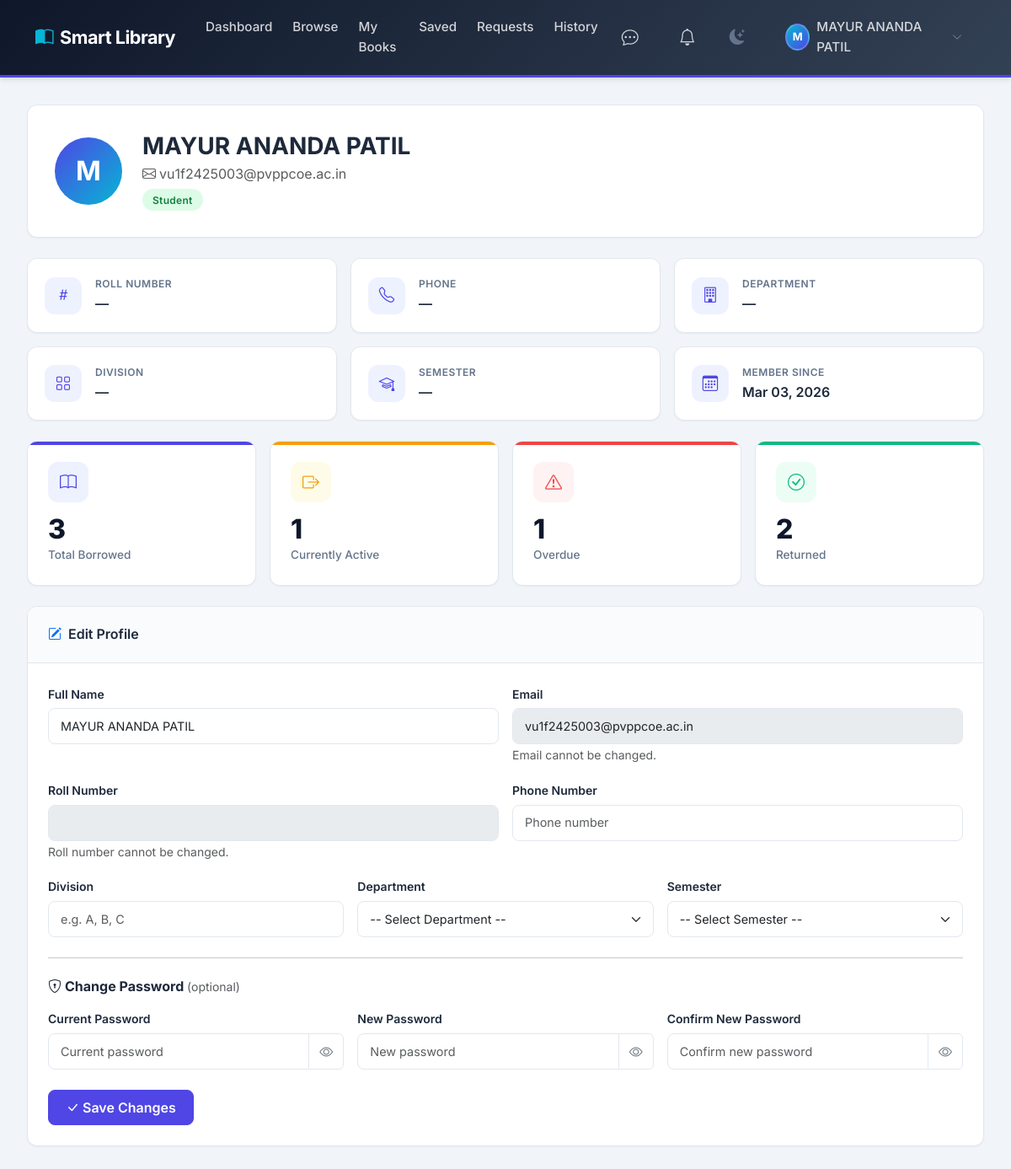
The app's page /student/profile (signed in) with its own data.
### app/models.py (models this page shows, shortened)
class User(UserMixin, db.Model):
    __tablename__ = 'users'
    id = db.Column(db.Integer, primary_key=True)
    name = db.Column(db.String(120), nullable=False)
    email = db.Column(db.String(120), unique=True, nullable=False, index=True)
    password_hash = db.Column(db.String(256), nullable=False)
    role = db.Column(db.String(20), nullable=False, default='user', index=True)
    status = db.Column(db.String(20), nullable=False, default='active', index=True)
    created_at = db.Column(db.DateTime, nullable=False, default=datetime.utcnow)
    last_active_at = db.Column(db.DateTime, nullable=True)
    roll_number = db.Column(db.String(50), nullable=True, index=True)
    phone = db.Column(db.String(20), nullable=True)
    division = db.Column(db.String(20), nullable=True)
    department = db.Column(db.String(100), nullable=True)
    semester = db.Column(db.Integer, nullable=True)
    issued_books = db.relationship('IssuedBook', backref='user', lazy='dynamic')
    saved_books = db.relationship('SavedBook', backref='user', lazy='dynamic', cascade='all, delete-orphan')
    reviews = db.relationship('Review', backref='user', lazy='dynamic', cascade='all, delete-orphan')
    book_requests = db.relationship('BookRequest', backref='requester', lazy='dynamic', cascade='all, delete-orphan')
    @property
    def is_active_user(self):
        return self.status == 'active'
    @property
    def total_unpaid_fines(self):
        unpaid = self.issued_books.filter_by(fine_paid=False).filter(IssuedBook.fine_amount > 0).all()
        return sum(book.fine_amount for book in unpaid)
    @property
    def is_flagged(self):
        return self.total_unpaid_fines > 0
    @property
    def is_online(self):
        if not self.last_active_at:
            return False
        from datetime import datetime
        now = datetime.utcnow()
        delta = now - self.last_active_at
        return delta.total_seconds() < 300  # 5 minutes

### app/routes/user.py (the view, shortened to what this page needs)
@user_bp.route('/profile', methods=['GET', 'POST'])
@active_required
def profile():
    form = StudentProfileForm(obj=current_user)
    stats = issue_service.get_user_borrowing_stats(current_user.id)
    return render_template('user/profile.html', form=form, stats=stats)

### app/models.py (called while the page is built)
@login_manager.user_loader
def load_user(user_id):
    return User.query.get(int(user_id))

### app/routes/user.py (called while the page is built)
@user_bp.before_request
@login_required
def before_request():
    pass

### app/services/issue_service.py (called while the page is built)
def get_user_borrowing_stats(user_id):
    total = IssuedBook.query.filter_by(user_id=user_id).count()
    active = IssuedBook.query.filter(
        IssuedBook.user_id == user_id,
        IssuedBook.status.in_(['issued', 'overdue'])
    ).count()
    overdue = IssuedBook.query.filter_by(user_id=user_id, status='overdue').count()
    returned = IssuedBook.query.filter(
        IssuedBook.user_id == user_id,
        IssuedBook.status.in_(['returned', 'lost_replaced', 'damaged_replaced'])
    ).count()
    return {
        'total_borrowed': total,
        'currently_active': active,
        'overdue': overdue,
        'returned': returned,
    }

### app/templates/user/profile.html (shortened to what this page needs)
{% extends "user/layout.html" %}
{% block content %}
<div class="profile-header mb-4">
    <div class="profile-avatar">
        {{ current_user.name[0]|upper }}
    </div>
    <div class="profile-header-info">
        <h1 class="h3 fw-700 mb-1">{{ current_user.name }}</h1>
        <p class="text-muted mb-1"><i class="bi bi-envelope me-1"></i>{{ current_user.email }}</p>
        <span class="badge-status badge-active">Student</span>
    </div>
</div>
<div class="row g-3 mb-4">
    <div class="col-sm-6 col-md-4">
        <div class="profile-info-card">
            <div class="profile-info-icon"><i class="bi bi-hash"></i></div>
            <div>
                <div class="profile-info-label">Roll Number</div>
                <div class="profile-info-value">{{ current_user.roll_number or '—' }}</div>
            </div>
        </div>
    </div>
    <div class="col-sm-6 col-md-4">
        <div class="profile-info-card">
            <div class="profile-info-icon"><i class="bi bi-telephone"></i></div>
            <div>
                <div class="profile-info-label">Phone</div>
                <div class="profile-info-value">{{ current_user.phone or '—' }}</div>
            </div>
        </div>
    </div>
    <div class="col-sm-6 col-md-4">
        <div class="profile-info-card">
            <div class="profile-info-icon"><i class="bi bi-building"></i></div>
            <div>
                <div class="profile-info-label">Department</div>
                <div class="profile-info-value">{{ current_user.department or '—' }}</div>
            </div>
        </div>
    </div>
    <div class="col-sm-6 col-md-4">
        <div class="profile-info-card">
            <div class="profile-info-icon"><i class="bi bi-grid"></i></div>
            <div>
                <div class="profile-info-label">Division</div>
                <div class="profile-info-value">{{ current_user.division or '—' }}</div>
            </div>
        </div>
    </div>
    <div class="col-sm-6 col-md-4">
        <div class="profile-info-card">
            <div class="profile-info-icon"><i class="bi bi-mortarboard"></i></div>
            <div>
                <div class="profile-info-label">Semester</div>
                <div class="profile-info-value">{{ current_user.semester or '—' }}</div>
            </div>
        </div>
    </div>
    <div class="col-sm-6 col-md-4">
        <div class="profile-info-card">
            <div class="profile-info-icon"><i class="bi bi-calendar3"></i></div>
            <div>
                <div class="profile-info-label">Member Since</div>
                <div class="profile-info-value">{{ current_user.created_at.strftime('%b %d, %Y') }}</div>
            </div>
        </div>
    </div>
</div>
<div class="row g-3 mb-4">
    <div class="col-6 col-md-3">
        <div class="stat-card books">
            <div class="stat-icon"><i class="bi bi-book"></i></div>
            <div class="stat-value">{{ stats.total_borrowed }}</div>
            <div class="stat-label">Total Borrowed</div>
        </div>
    </div>
    <div class="col-6 col-md-3">
        <div class="stat-card issued">
            <div class="stat-icon"><i class="bi bi-box-arrow-right"></i></div>
            <div class="stat-value">{{ stats.currently_active }}</div>
            <div class="stat-label">Currently Active</div>
        </div>
    </div>
    <div class="col-6 col-md-3">
        <div class="stat-card overdue">
            <div class="stat-icon"><i class="bi bi-exclamation-triangle"></i></div>
            <div class="stat-value">{{ stats.overdue }}</div>
            <div class="stat-label">Overdue</div>
        </div>
    </div>
    <div class="col-6 col-md-3">
        <div class="stat-card users">
            <div class="stat-icon"><i class="bi bi-check-circle"></i></div>
            <div class="stat-value">{{ stats.returned }}</div>
            <div class="stat-label">Returned</div>
        </div>
    </div>
</div>
<div class="card-olms mb-4">
    <div class="card-header-olms">
        <i class="bi bi-pencil-square text-primary"></i> Edit Profile
    </div>
    <div class="card-body">
        <form method="POST" action="{{ url_for('user.profile') }}">
            <div class="row g-3">
                <div class="col-md-6">
                    <label class="form-label">{{ form.name.label.text }}</label>
                    {{ form.name(class="form-control", placeholder="Your full name") }}
                </div>
                <div class="col-md-6">
                    <label class="form-label">Email</label>
                    <input type="email" class="form-control" value="{{ current_user.email }}" disabled>
                    <small class="text-muted">Email cannot be changed.</small>
                </div>
                <div class="col-md-6">
                    <label class="form-label">Roll Number</label>
                    <input type="text" class="form-control" value="{{ current_user.roll_number or '' }}" disabled>
                    <small class="text-muted">Roll number cannot be changed.</small>
                </div>
                <div class="col-md-6">
                    <label class="form-label">{{ form.phone.label.text }}</label>
                    {{ form.phone(class="form-control", placeholder="Phone number") }}
                </div>
                <div class="col-md-4">
                    <label class="form-label">{{ form.division.label.text }}</label>
                    {{ form.division(class="form-control", placeholder="e.g. A, B, C") }}
                </div>
                <div class="col-md-4">
                    <label class="form-label">{{ form.department.label.text }}</label>
                    {{ form.department(class="form-select") }}
                </div>
                <div class="col-md-4">
                    <label class="form-label">{{ form.semester.label.text }}</label>
                    {{ form.semester(class="form-select") }}
                </div>
            </div>
            <hr class="my-4">
            <h6 class="fw-700 mb-3"><i class="bi bi-shield-lock me-1"></i>Change Password <small
                    class="text-muted fw-normal">(optional)</small></h6>
            <div class="row g-3">
                <div class="col-md-4">
                    <label class="form-label">{{ form.current_password.label.text }}</label>
                    {{ form.current_password(class="form-control", placeholder="Current password") }}
                </div>
                <div class="col-md-4">
                    <label class="form-label">{{ form.new_password.label.text }}</label>
                    {{ form.new_password(class="form-control", placeholder="New password") }}
                </div>
                <div class="col-md-4">
                    <label class="form-label">{{ form.confirm_password.label.text }}</label>
                    {{ form.confirm_password(class="form-control", placeholder="Confirm new password") }}
                </div>
            </div>
            <div class="mt-4">
                <button type="submit" class="btn btn-primary">
                    <i class="bi bi-check-lg me-1"></i>Save Changes
                </button>
            </div>
        </form>
    </div>
</div>
{% endblock %}

### app/templates/user/layout.html (shortened to what this page needs)
{% extends "base.html" %}
{% block body %}
<nav class="navbar navbar-expand-lg navbar-olms">
    <div class="container">
        <a class="navbar-brand me-auto me-lg-4" href="{{ url_for('user.dashboard') }}">
            <i class="bi bi-book-half"></i>Smart Library
        </a>
        <div class="d-flex align-items-center gap-1 gap-lg-3 ms-auto ms-lg-0 order-lg-last">
            <a class="nav-link position-relative px-2 text-white" href="{{ url_for('user.chat') }}" title="Messages">
                <i class="bi bi-chat-dots fs-5"></i>
            </a>
            <div class="dropdown">
                <a class="nav-link position-relative px-2 text-white" href="#" role="button" data-bs-toggle="dropdown"
                    title="Notifications">
                    <i class="bi bi-bell fs-5"></i>
                    {% set total_alerts = (unread_chat_count or 0) + (due_books_count or 0) %}
                </a>
            </div>
            <button class="theme-toggle-btn theme-toggle-click" title="Toggle theme">
                <i class="bi bi-moon-stars-fill theme-toggle-icon"></i>
            </button>
            <div class="dropdown d-none d-lg-block ms-2">
                <a class="nav-link d-flex align-items-center gap-2 text-white" href="#" role="button"
                    data-bs-toggle="dropdown">
                    <div class="profile-avatar-sm" style="width:32px; height:32px; font-size: 0.8rem;">
                        {{ current_user.name[0]|upper }}
                    </div>
                    <span>{{ current_user.name }}</span>
                    <i class="bi bi-chevron-down fs-xs opacity-50"></i>
                </a>
            </div>
        </div>
        <div class="collapse navbar-collapse d-none d-lg-flex" id="desktopNav">
            <ul class="navbar-nav me-auto mb-2 mb-lg-0">
                <li class="nav-item">
                    <a class="nav-link" href="{{ url_for('user.dashboard') }}">Dashboard</a>
                </li>
                <li class="nav-item">
                    <a class="nav-link" href="{{ url_for('user.search') }}">Browse</a>
                </li>
                <li class="nav-item">
                    <a class="nav-link position-relative" href="{{ url_for('user.my_books') }}">
                        My Books
                    </a>
                </li>
                <li class="nav-item">
                    <a class="nav-link" href="{{ url_for('user.saved_books') }}">Saved</a>
                </li>
                <li class="nav-item">
                    <a class="nav-link" href="{{ url_for('user.my_requests') }}">Requests</a>
                </li>
                <li class="nav-item">
                    <a class="nav-link" href="{{ url_for('user.history') }}">History</a>
                </li>
            </ul>
        </div>
    </div>
</nav>
<div class="content-wrapper">
    {% block content %}{% endblock %}
</div>
{% endblock %}

### records on screen
User: name "M", name "MAYUR ANANDA PATIL", email "vu1f2425003@pvppcoe.ac.in", roll_number "—", phone "—", department "—", division "—", semester "—", created_at "Mar 03, 2026", department "-- Select Department --", semester "-- Select Semester --"

### other values on screen
{{ stats.total_borrowed }} "3"
{{ stats.currently_active }} "1"
{{ stats.overdue }} "1"
{{ stats.returned }} "2"
